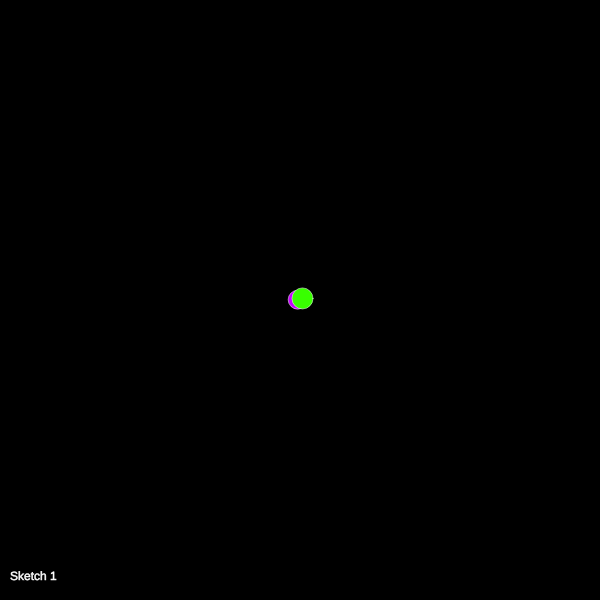
Frame 1 (no input)
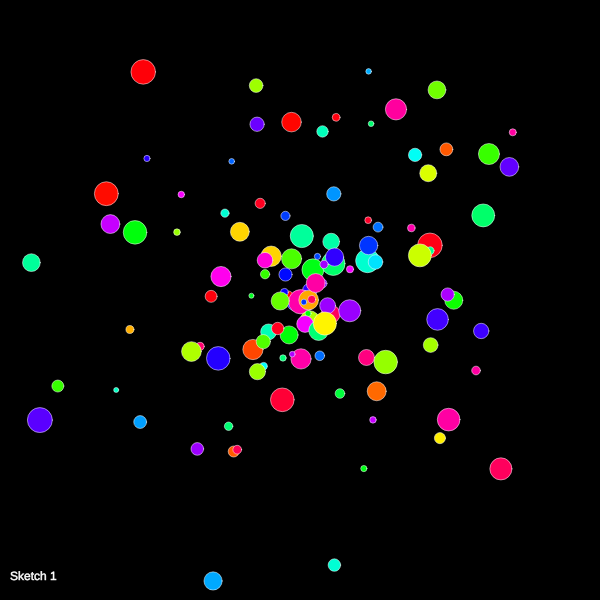
Frame 60 (no input)
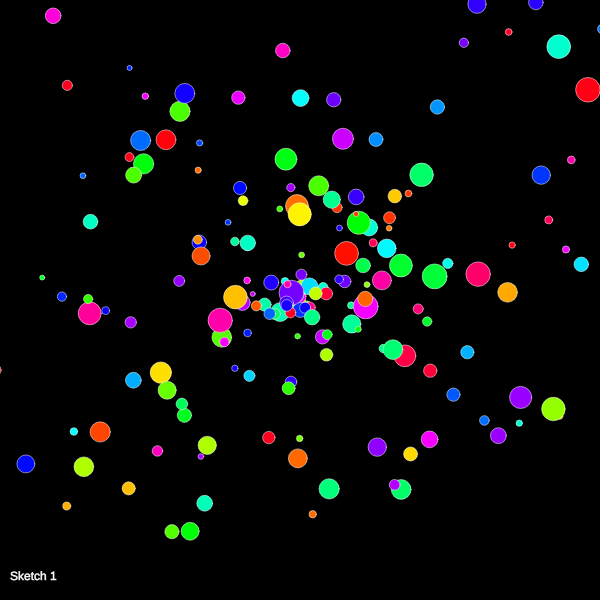
Frame 120 (the mouse pressed at the canvas centre since frame 60)

The p5.js sketch that drew these frames (run headless with seeded random() and noise() and a simulated clock; from frame 60 on, the mouse is pressed at the canvas centre):

// p5.js sketch
// ── sketch.js
//Based off the particle system example on p5.js

let system;

function setup() {
  createCanvas(600, 600);
  system = new ParticleSystem(createVector(width/2, height/2));
  colorMode(HSB);
}

function draw() {
  background(0);
  system.addParticle();
  system.addParticle();
  system.run();
  fill(255);
  text("Sketch 1", 10, height - 20);
}

// A simple Particle class
let Particle = function(position) {
  this.acceleration = createVector(random(-0.05, 0.05), random(-0.05, 0.05));
  this.velocity = createVector(random(-5, 5), random(-5, 5));
  this.position = position.copy();
  this.lifespan = 255;
  this.size = random(5, 25);
  this.hue = random(360);
};

Particle.prototype.run = function() {
  this.update();
  this.display();
};

// Method to update position
Particle.prototype.update = function(){
  this.velocity.add(this.acceleration);
  this.position.add(this.velocity);
  this.lifespan -= 2;
};

// Method to display
Particle.prototype.display = function() {
  stroke(360, 0, 360, this.lifespan);
  strokeWeight(0.5);
  fill(this.hue, 100, 100, this.lifespan);
  ellipse(this.position.x, this.position.y, this.size, this.size);
};

// Is the particle still useful?
Particle.prototype.isDead = function(){
  return this.lifespan < 0;
};

let ParticleSystem = function(position) {
  this.origin = position.copy();
  this.particles = [];
};

ParticleSystem.prototype.addParticle = function() {
  this.particles.push(new Particle(this.origin));
};

ParticleSystem.prototype.run = function() {
  for (let i = this.particles.length-1; i >= 0; i--) {
    let p = this.particles[i];
    p.run();
    if (p.isDead()) {
      this.particles.splice(i, 1); //gets rid of dead particles 
    }
  }
};
